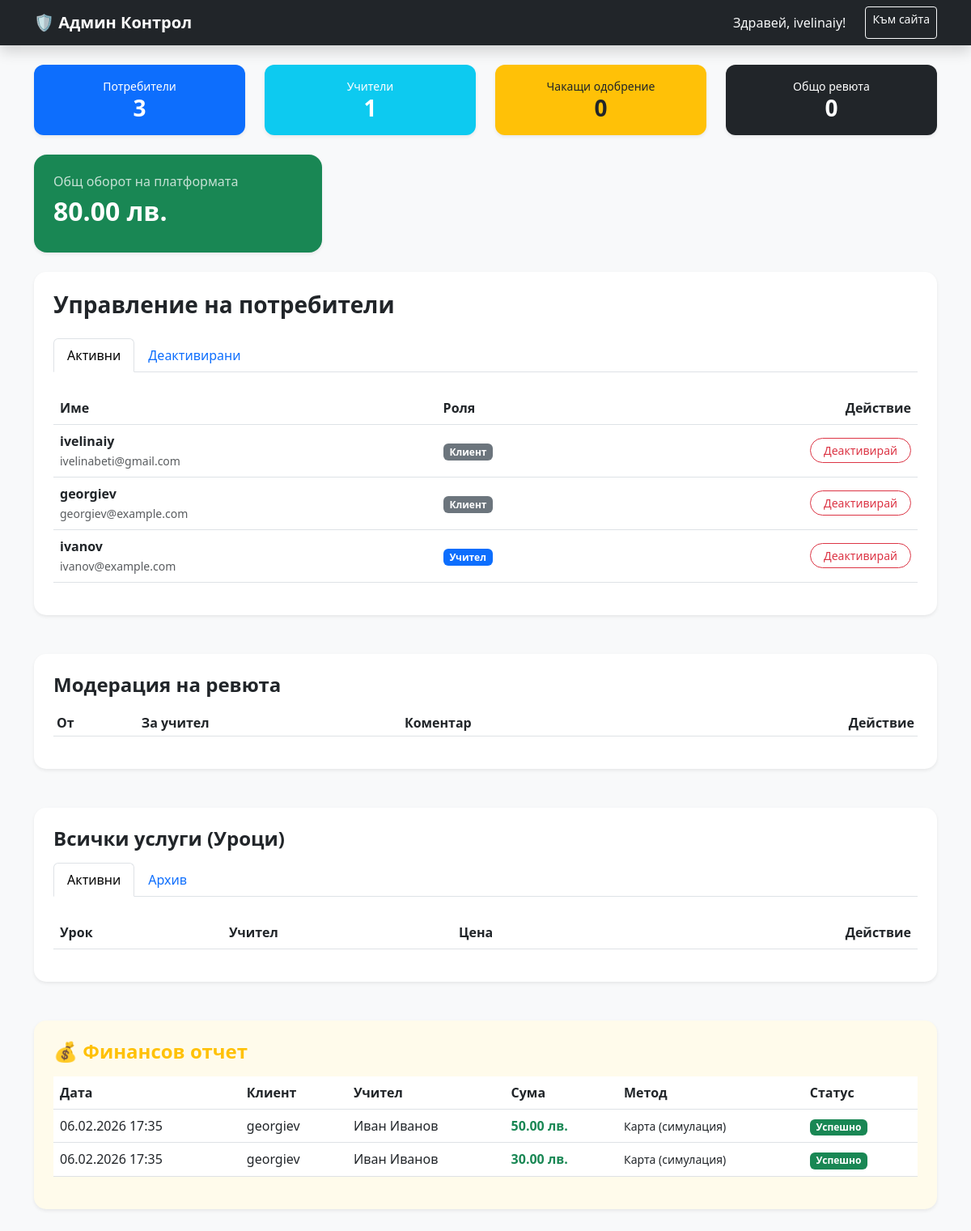
The page /admin (signed in) on the database its author committed.
### app/models.py (models this page shows)
class User(Base):
    __tablename__ = "users"
    id = Column(Integer, primary_key=True, index=True)
    email = Column(String, unique=True, index=True)
    password = Column(String)
    role = Column(String)
    first_name = Column(String, nullable=True)
    username = Column(String, unique=True, index=True, nullable=True)
    phone = Column(String, nullable=True)
    address = Column(String, nullable=True)
    bio = Column(String, nullable=True)
    is_verified = Column(Boolean, default=False)
    is_active = Column(Boolean, default=True)
    reviews_sent = relationship("Review", foreign_keys="Review.user_id", back_populates="user")
    reviews_received = relationship("Review", foreign_keys="Review.teacher_id", back_populates="teacher")
    lessons = relationship("Lesson", back_populates="teacher")
    payments_made = relationship("Transaction", foreign_keys="Transaction.client_id", back_populates="client")
    payments_received = relationship("Transaction", foreign_keys="Transaction.teacher_id", back_populates="teacher")

class Transaction(Base):
    __tablename__ = "transactions"
    id = Column(Integer, primary_key=True, index=True)
    client_id = Column(Integer, ForeignKey("users.id"))
    teacher_id = Column(Integer, ForeignKey("users.id"))
    lesson_id = Column(Integer, ForeignKey("lessons.id"))
    amount = Column(Float)
    currency = Column(String, default="BGN")
    status = Column(String, default="pending")
    payment_method = Column(String)
    created_at = Column(DateTime, default=datetime.utcnow)
    client = relationship("User", foreign_keys=[client_id], back_populates="payments_made")
    teacher = relationship("User", foreign_keys=[teacher_id], back_populates="payments_received")
    lesson = relationship("Lesson")

### app/main.py (the view)
@app.get("/admin", response_class=HTMLResponse)
def admin_panel(request: Request, db: Session = Depends(get_db), current_user_id: str = Cookie(None)) -> Any:
    if not current_user_id:
        return RedirectResponse(url="/login", status_code=303)
    admin = db.query(models.User).filter(models.User.id == int(current_user_id)).first()
    if not admin or admin.role != "admin":
        return HTMLResponse(content="<script>alert('Нямате права!'); window.location.href='/';</script>")
    users, reviews, lessons = db.query(models.User).all(), db.query(models.Review).all(), db.query(models.Lesson).all()
    stats = {
        "total_users": len(users), "tutors_count": len([u for u in users if u.role == 'tutor']),
        "pending_verifications": len([u for u in users if u.role == 'tutor' and not u.is_verified]),
        "total_reviews": len(reviews)
    }
    return templates.TemplateResponse("admin_panel.html", {
        "request": request, "users": users, "reviews": reviews, "lessons": lessons,
        "admin_name": admin.username, "stats": stats, "transactions": db.query(models.Transaction).all()
    })

### templates/admin_panel.html (shortened to what this page needs)
<!DOCTYPE html>
<html lang="bg">
<head>
    <link href="https://cdn.jsdelivr.net/npm/bootstrap@5.3.0/dist/css/bootstrap.min.css" rel="stylesheet">
</head>
<body class="bg-light">
    <nav class="navbar navbar-expand-lg navbar-dark bg-dark mb-4 shadow">
        <div class="container">
            <a class="navbar-brand fw-bold" href="/">🛡️ Админ Контрол</a>
            <div class="navbar-nav ms-auto">
                <span class="nav-link text-light me-3">Здравей, {{ admin_name }}!</span>
                <a href="/" class="btn btn-outline-light btn-sm">Към сайта</a>
            </div>
        </div>
    </nav>
    <div class="container mt-4">
        <div class="row mb-4">
            <div class="col-md-3">
                <div class="card stat-card bg-primary p-3 text-center shadow-sm">
                    <small>Потребители</small>
                    <h3 class="fw-bold mb-0">{{ stats.total_users }}</h3>
                </div>
            </div>
            <div class="col-md-3">
                <div class="card stat-card bg-info p-3 text-center shadow-sm">
                    <small>Учители</small>
                    <h3 class="fw-bold mb-0">{{ stats.tutors_count }}</h3>
                </div>
            </div>
            <div class="col-md-3">
                <div class="card stat-card bg-warning text-dark p-3 text-center shadow-sm">
                    <small>Чакащи одобрение</small>
                    <h3 class="fw-bold mb-0">{{ stats.pending_verifications }}</h3>
                </div>
            </div>
            <div class="col-md-3">
                <div class="card stat-card bg-dark p-3 text-center shadow-sm">
                    <small>Общо ревюта</small>
                    <h3 class="fw-bold mb-0">{{ stats.total_reviews }}</h3>
                </div>
            </div>
        </div>
        <div class="row mb-4">
            <div class="col-md-4">
                <div class="card bg-success text-white border-0 shadow-sm rounded-4">
                    <div class="card-body p-4">
                        <h6 class="opacity-75">Общ оборот на платформата</h6>
                        <h2 class="fw-bold">
                            {% set total_revenue = namespace(value=0) %}
                            {% for t in transactions %}
                                {% set total_revenue.value = total_revenue.value + t.amount %}
                            {% endfor %}
                            {{ "%.2f"|format(total_revenue.value) }} лв.
                        </h2>
                    </div>
                </div>
            </div>
        </div>
<div class="card shadow-sm admin-card p-4 mb-5">
    <h3 class="fw-bold mb-4">Управление на потребители</h3>
    <ul class="nav nav-tabs mb-4" id="userTabs" role="tablist">
        <li class="nav-item">
            <button class="nav-link active" id="active-users-tab" data-bs-toggle="tab" data-bs-target="#active-users" type="button" role="tab">
                Активни
            </button>
        </li>
        <li class="nav-item">
            <button class="nav-link" id="archived-users-tab" data-bs-toggle="tab" data-bs-target="#archived-users" type="button" role="tab">
                Деактивирани
            </button>
        </li>
    </ul>
    <div class="tab-content" id="userTabsContent">
        <div class="tab-pane fade show active" id="active-users" role="tabpanel">
            <div class="table-responsive">
                <table class="table align-middle">
                    <thead>
                        <tr>
                            <th>Име</th>
                            <th>Роля</th>
                            <th class="text-end">Действие</th>
                        </tr>
                    </thead>
                    <tbody>
                        {% for u in users if u.is_active %}
                        <tr>
                            <td>
                                <strong>{{ u.username }}</strong><br>
                                <small class="text-muted">{{ u.email }}</small>
                            </td>
                            <td>
                                <span class="badge {% if u.role == 'tutor' %}bg-primary{% else %}bg-secondary{% endif %}">
                                    {{ 'Учител' if u.role == 'tutor' else 'Клиент' }}
                                </span>
                            </td>
                            <td class="text-end">
    <div class="d-flex gap-2 justify-content-end">
        <form action="/admin/delete-user/{{ u.id }}" method="post">
            <button type="submit" class="btn btn-outline-danger btn-sm rounded-pill px-3" onclick="return confirm('Сигурни ли сте?')">
                Деактивирай
            </button>
        </form>
    </div>
</td>
                        </tr>
                        {% endfor %}
                    </tbody>
                </table>
            </div>
        </div>
    </div>
</div>
        <div class="row mb-5">
            <div class="col-12">
                <div class="card shadow-sm admin-card p-4">
                    <h4 class="fw-bold mb-3">Модерация на ревюта</h4>
                    <table class="table table-sm align-middle">
                        <thead>
                            <tr>
                                <th>От</th>
                                <th>За учител</th>
                                <th>Коментар</th>
                                <th class="text-end">Действие</th>
                            </tr>
                        </thead>
                    </table>
                </div>
            </div>
        </div>
        <div class="row mb-5">
            <div class="col-12">
                <div class="card shadow-sm admin-card p-4">
                    <h4 class="fw-bold mb-3">Всички услуги (Уроци)</h4>
                    <ul class="nav nav-tabs mb-4" id="adminTabs" role="tablist">
                        <li class="nav-item">
                            <button class="nav-link active" id="active-tab" data-bs-toggle="tab" data-bs-target="#active-lessons">Активни</button>
                        </li>
                        <li class="nav-item">
                            <button class="nav-link" id="archived-tab" data-bs-toggle="tab" data-bs-target="#archived-lessons">Архив</button>
                        </li>
                    </ul>
                    <div class="tab-content">
                        <div class="tab-pane fade show active" id="active-lessons">
                            <table class="table table-hover align-middle">
                                <thead>
                                    <tr><th>Урок</th><th>Учител</th><th>Цена</th><th class="text-end">Действие</th></tr>
                                </thead>
                            </table>
                        </div>
                    </div>
                </div>
            </div>
        </div>
        <div class="row mb-5">
            <div class="col-12">
                <div class="card shadow-sm admin-card p-4 border-0" style="background-color: #fffbeb;">
                    <h4 class="fw-bold mb-3 text-warning">💰 Финансов отчет</h4>
                    <div class="table-responsive">
                        <table class="table table-hover align-middle">
                            <thead>
                                <tr>
                                    <th>Дата</th>
                                    <th>Клиент</th>
                                    <th>Учител</th>
                                    <th>Сума</th>
                                    <th>Метод</th>
                                    <th>Статус</th>
                                </tr>
                            </thead>
                            <tbody>
                                {% for t in transactions %}
                                <tr>
                                    <td>{{ t.created_at.strftime('%d.%m.%Y %H:%M') }}</td>
                                    <td>{{ t.client.username }}</td>
                                    <td>
                                        {% if t.teacher %}
                                            {{ t.teacher.first_name }}
                                        {% elif t.lesson and t.lesson.teacher_name %}
                                            {{ t.lesson.teacher_name }}
                                        {% else %}
                                            <span class="text-muted">Иван Иванов (Архив)</span>
                                        {% endif %}
                                    </td>
                                    <td class="fw-bold text-success">{{ "%.2f"|format(t.amount) }} лв.</td>
                                    <td><small>{{ t.payment_method }}</small></td>
                                    <td><span class="badge bg-success">Успешно</span></td>
                                </tr>
                                {% endfor %}
                            </tbody>
                        </table>
                    </div>
                </div>
            </div>
        </div>
    </div> <script src="https://cdn.jsdelivr.net/npm/bootstrap@5.3.0/dist/js/bootstrap.bundle.min.js"></script>
</body>
</html>

### templates/admin_panel.html (style rules this page uses)
.admin-card { border: none; border-radius: 15px; transition: 0.3s; }
.table thead { background-color: #f8f9fa; }
.stat-card { border: none; border-radius: 12px; color: white; }

### rows shown on the page
User: username "ivelinaiy", email "ivelinabeti@gmail.com", role "Клиент"
User: username "georgiev", email "georgiev@example.com", role "Клиент"
User: username "ivanov", email "ivanov@example.com", role "Учител"
Transaction: created_at "06.02.2026 17:35", client.username "georgiev", teacher.first_name "Иван Иванов", amount "50.00", payment_method "Карта (симулация)"
Transaction: created_at "06.02.2026 17:35", client.username "georgiev", teacher.first_name "Иван Иванов", amount "30.00", payment_method "Карта (симулация)"

### other values the page prints
{{ stats.total_users }} "3"
{{ stats.tutors_count }} "1"
{{ stats.pending_verifications }} "0"
{{ stats.total_reviews }} "0"
{{ "%.2f"|format(total_revenue.value) }} "80.00"
